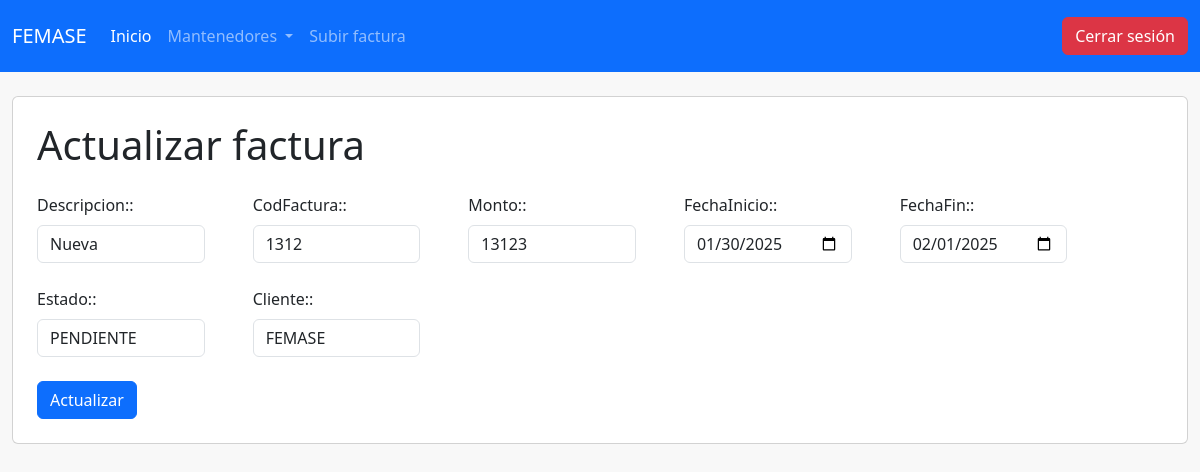
Screenshot of /facturas/2/actualizar (signed in) with the database file from the repository.
### mantenedorClientes/models.py (models this page shows)
class Factura(models.Model):
    descripcion = models.CharField(max_length=60)
    codFactura = models.IntegerField(unique=True)
    monto = models.IntegerField()
    fechaInicio = models.DateField()
    fechaFin = models.DateField()
    estado = models.CharField(max_length=20, choices=estados)
    cliente = models.ForeignKey(Cliente, on_delete=models.CASCADE)

### mantenedorClientes/views.py (the view)
@login_required(login_url="/")
def actualizarFactura(request, factura_id):
    if request.method == "GET":
        factura = get_object_or_404(Factura, pk=factura_id)
        form = AddFacturaForm(instance=factura)
        return render(
            request,
            "adminTemp/actualizarFactura.html",
            {"factura": factura, "form": form},
        )
    else:
        factura = get_object_or_404(Factura, pk=factura_id)
        form = AddFacturaForm(request.POST, instance=factura)
        form.save()
        return redirect("facturas")

### mantenedorClientes/forms.py
class AddFacturaForm(forms.ModelForm):
    class Meta:
        model = Factura
        fields = "__all__"
        widgets = {
            "fechaInicio": forms.DateInput(
                format=("%Y-%m-%d"),
                attrs={
                    "class": "form-control",
                    "placeholder": "Select a date",
                    "type": "date",
                },
            ),
            "fechaFin": forms.DateInput(
                format=("%Y-%m-%d"),
                attrs={
                    "class": "form-control",
                    "placeholder": "Select a date",
                    "type": "date",
                },
            ),
        }
    def __init__(self, *args, **kwargs):
        super(AddFacturaForm, self).__init__(*args, **kwargs)
        for field_name, field in self.fields.items():
            field.widget.attrs["class"] = "form-control mt-2"
            field.widget.attrs["autocomplete"] = "off"

### mantenedorClientes/models.py (called while the page is built)
    def __str__(self):
        return self.nombreCliente

### mantenedorClientes/templates/adminTemp/actualizarFactura.html (shortened to what this page needs)
{% extends '../base.html' %}  {% block content %}
<div class="container-fluid my-4">
  <div class="card p-4">
    <div class="display-6">Actualizar factura</div>
    <form method="post">
      <div class="row gap-4 mt-4">
        {% for field in form %}
          <div class="col-2">
              {{ field.label_tag }}: {{ field }}
          </div>
          {% endfor %}
      </div>
        <button class="btn btn-primary mt-4">Actualizar</button>
    </form>
  </div>
</div>
{% endblock %}

### mantenedorClientes/templates/base.html (style rules this page uses)
body { background-color: #F8F8F8; }

### rows the page displays
Factura: form "Nueva" "1312" "13123" "01/30/2025" "02/01/2025" "PENDIENTE" "FEMASE"

### other values shown
{{ field.label_tag }} "Descripcion:" "CodFactura:" "Monto:" "FechaInicio:" "FechaFin:" "Estado:" "Cliente:"
